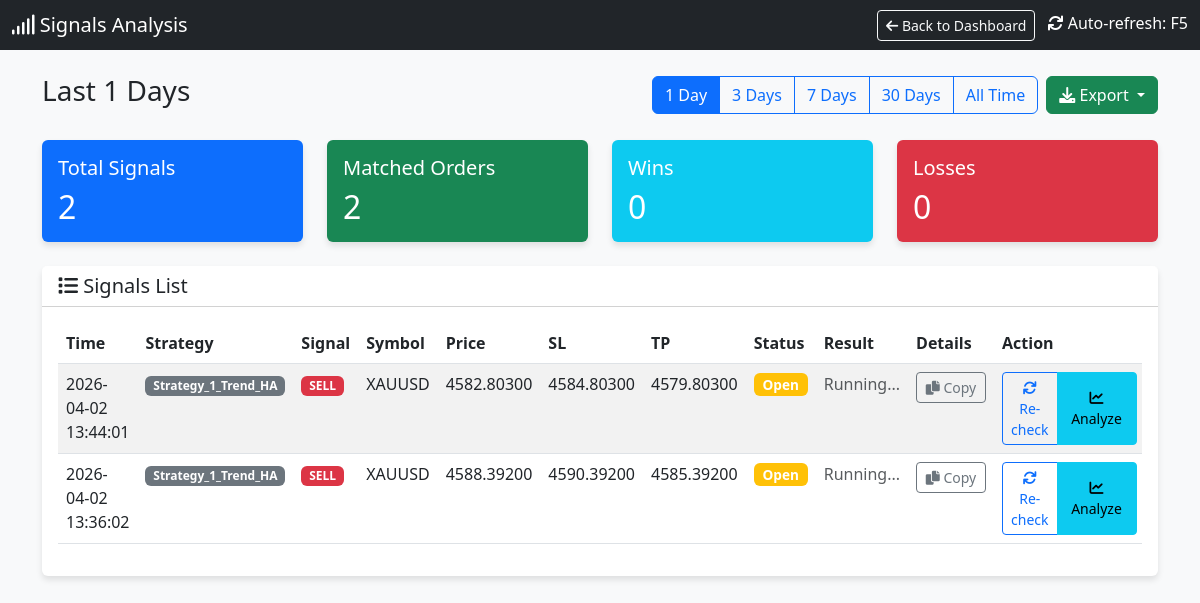
The page /signals?days=1 on the database its author committed.
### tables this page shows
CREATE TABLE signals (
                id INTEGER PRIMARY KEY AUTOINCREMENT,
                timestamp DATETIME DEFAULT CURRENT_TIMESTAMP,
                strategy_name TEXT,
                symbol TEXT,
                signal_type TEXT,
                price REAL,
                sl REAL,
                tp REAL,
                indicators TEXT,
                status TEXT,
                account_id INTEGER DEFAULT 0
            );

### dashboard.py (the view)
@app.route('/signals')
def signals_page():
    cur = get_db().cursor()
    days_param = request.args.get('days', '7')  # Default 7 days
    if days_param == "all":
        days = 36500
        filter_label = "All Time"
    else:
        try:
            days = int(days_param)
            filter_label = f"Last {days} Days"
        except:
            days = 7
            filter_label = "Last 7 Days"
    cutoff_date = datetime.now() - timedelta(days=days)
    cutoff_str = cutoff_date.strftime("%Y-%m-%d %H:%M:%S")
    cur.execute("SELECT * FROM signals WHERE timestamp >= ? ORDER BY timestamp DESC", (cutoff_str,))
    signals = cur.fetchall()
    signals_with_status = []
    for sig in signals:
        signal_dict = dict(sig)
        try:
            sig_timestamp = sig['timestamp']
            if isinstance(sig_timestamp, str):
                try:
                    sig_time = datetime.strptime(sig_timestamp, '%Y-%m-%d %H:%M:%S')
                except:
                    try:
                        sig_time = datetime.strptime(sig_timestamp, '%Y-%m-%d %H:%M:%S.%f')
                    except:
                        sig_time = datetime.fromisoformat(sig_timestamp.replace('Z', '+00:00'))
            else:
                sig_time = datetime.fromtimestamp(sig_timestamp)
            time_lower = (sig_time - timedelta(seconds=30)).strftime('%Y-%m-%d %H:%M:%S')
            time_upper = (sig_time + timedelta(seconds=30)).strftime('%Y-%m-%d %H:%M:%S')
        except Exception as e:
            time_lower = None
            time_upper = None
        matching_order = None
        if time_lower and time_upper:
            try:
                cur.execute("""
                    SELECT * FROM orders
                    WHERE strategy_name = ?
                    AND symbol = ?
                    AND order_type = ?
                    AND open_time BETWEEN ? AND ?
                    ORDER BY ABS(open_price - ?) ASC
                    LIMIT 1
                """, (sig['strategy_name'], sig['symbol'], sig['signal_type'], time_lower, time_upper, sig['price']))
                matching_order = cur.fetchone()
            except Exception as e:
                pass
        if matching_order:
            signal_dict['order_ticket'] = matching_order['ticket']
            signal_dict['order_profit'] = matching_order['profit']
            signal_dict['order_status'] = 'closed' if matching_order['profit'] is not None else 'open'
            signal_dict['has_order'] = True
        else:
            signal_dict['order_ticket'] = None
            signal_dict['order_profit'] = None
            signal_dict['order_status'] = 'not_found'
            signal_dict['has_order'] = False
        signals_with_status.append(signal_dict)
    total_signals = len(signals_with_status)
    matched_orders = len([s for s in signals_with_status if s['has_order']])
    wins = len([s for s in signals_with_status if s['has_order'] and s['order_profit'] is not None and s['order_profit'] > 0])
    losses = len([s for s in signals_with_status if s['has_order'] and s['order_profit'] is not None and s['order_profit'] < 0])
    cur.execute("SELECT DISTINCT strategy_name FROM orders ORDER BY strategy_name")
    strategies = [row['strategy_name'] for row in cur.fetchall()]
    return render_template('signals.html',
                         signals=signals_with_status,
                         total_signals=total_signals,
                         matched_orders=matched_orders,
                         wins=wins,
                         losses=losses,
                         current_filter=days_param,
                         filter_label=filter_label,
                         strategies=strategies)

### dashboard.py (called while the page is built)
def get_db():
    db = getattr(g, '_database', None)
    if db is None:
        db = g._database = sqlite3.connect(DB_PATH)
        db.row_factory = sqlite3.Row
    return db

@app.teardown_appcontext
def close_connection(exception):
    db = getattr(g, '_database', None)
    if db is not None:
        db.close()

def format_vn_time(value):
    if not value:
        return ""
    try:
        if isinstance(value, str):
            try:
                dt = datetime.strptime(value, "%Y-%m-%d %H:%M:%S")
            except ValueError:
                try:
                    dt = datetime.strptime(value, "%Y-%m-%d %H:%M:%S.%f")
                except ValueError:
                    dt = datetime.strptime(value, "%Y-%m-%d %H:%M")
        else:
            dt = value
        vn_time = dt + timedelta(hours=7)
        res = vn_time.strftime("%Y-%m-%d %H:%M:%S")
        return res
    except Exception as e:
        print(f"DEBUG: Error parsing '{value}': {e}")
        return value # Return original on error

### templates/signals.html (shortened to what this page needs)
<!DOCTYPE html>
<html lang="en">
<head>
    <link href="https://cdn.jsdelivr.net/npm/bootstrap@5.3.0/dist/css/bootstrap.min.css" rel="stylesheet">
    <link href="https://cdnjs.cloudflare.com/ajax/libs/font-awesome/6.0.0/css/all.min.css" rel="stylesheet">
</head>
<body>
    <nav class="navbar navbar-dark bg-dark mb-4">
        <div class="container-fluid">
            <span class="navbar-brand mb-0 h1"><i class="fas fa-signal"></i> Signals Analysis</span>
            <div>
                <a href="/" class="btn btn-outline-light btn-sm me-2">
                    <i class="fas fa-arrow-left"></i> Back to Dashboard
                </a>
                <span class="text-white"><i class="fas fa-sync"></i> Auto-refresh: F5</span>
            </div>
        </div>
    </nav>
    <div class="container mb-4">
        <div class="d-flex justify-content-between align-items-center">
            <h3>{{ filter_label }}</h3>
            <div class="d-flex gap-2">
                <div class="btn-group" role="group">
                    <a href="/signals?days=1" class="btn btn-outline-primary {% if current_filter == '1' %}active{% endif %}">1 Day</a>
                    <a href="/signals?days=3" class="btn btn-outline-primary {% if current_filter == '3' %}active{% endif %}">3 Days</a>
                    <a href="/signals?days=7" class="btn btn-outline-primary {% if current_filter == '7' %}active{% endif %}">7 Days</a>
                    <a href="/signals?days=30" class="btn btn-outline-primary {% if current_filter == '30' %}active{% endif %}">30 Days</a>
                    <a href="/signals?days=all" class="btn btn-outline-primary {% if current_filter == 'all' %}active{% endif %}">All Time</a>
                </div>
                <div class="btn-group" role="group">
                    <button type="button" class="btn btn-success dropdown-toggle" data-bs-toggle="dropdown" aria-expanded="false" title="Export to CSV">
                        <i class="fas fa-download"></i> Export
                    </button>
                </div>
            </div>
        </div>
    </div>
    <div class="container">
        <div class="row mb-4">
            <div class="col-md-3">
                <div class="card bg-primary text-white">
                    <div class="card-body">
                        <h5 class="card-title">Total Signals</h5>
                        <h2 class="card-text">{{ total_signals }}</h2>
                    </div>
                </div>
            </div>
            <div class="col-md-3">
                <div class="card bg-success text-white">
                    <div class="card-body">
                        <h5 class="card-title">Matched Orders</h5>
                        <h2 class="card-text">{{ matched_orders }}</h2>
                    </div>
                </div>
            </div>
            <div class="col-md-3">
                <div class="card bg-info text-white">
                    <div class="card-body">
                        <h5 class="card-title">Wins</h5>
                        <h2 class="card-text">{{ wins }}</h2>
                    </div>
                </div>
            </div>
            <div class="col-md-3">
                <div class="card bg-danger text-white">
                    <div class="card-body">
                        <h5 class="card-title">Losses</h5>
                        <h2 class="card-text">{{ losses }}</h2>
                    </div>
                </div>
            </div>
        </div>
        <div class="card">
            <div class="card-header bg-white">
                <h5 class="mb-0"><i class="fas fa-list"></i> Signals List</h5>
            </div>
            <div class="card-body">
                <div class="table-responsive">
                    <table class="table table-hover table-striped">
                        <thead>
                            <tr>
                                <th>Time</th>
                                <th>Strategy</th>
                                <th>Signal</th>
                                <th>Symbol</th>
                                <th>Price</th>
                                <th>SL</th>
                                <th>TP</th>
                                <th>Status</th>
                                <th>Result</th>
                                <th>Details</th>
                                <th>Action</th>
                            </tr>
                        </thead>
                        <tbody>
                            {% for sig in signals %}
                            <tr class="signal-row" id="signal-row-{{ sig.id }}">
                                <td>{{ sig.timestamp | to_vn_time }}</td>
                                <td><span class="badge bg-secondary">{{ sig.strategy_name }}</span></td>
                                <td>
                                    {% if sig.signal_type == 'BUY' %}
                                    <span class="badge badge-buy">BUY</span>
                                    {% else %}
                                    <span class="badge badge-sell">SELL</span>
                                    {% endif %}
                                </td>
                                <td>{{ sig.symbol }}</td>
                                <td>{{ "%.5f"|format(sig.price) }}</td>
                                <td>{{ "%.5f"|format(sig.sl) if sig.sl else '-' }}</td>
                                <td>{{ "%.5f"|format(sig.tp) if sig.tp else '-' }}</td>
                                <td id="status-{{ sig.id }}">
                                    {% if sig.has_order %}
                                        {% if sig.order_status == 'closed' %}
                                            <span class="badge bg-dark status-badge">Closed</span>
                                        {% else %}
                                            <span class="badge bg-warning status-badge">Open</span>
                                        {% endif %}
                                    {% else %}
                                        <span class="badge bg-secondary status-badge">Not Found</span>
                                    {% endif %}
                                </td>
                                <td id="result-{{ sig.id }}">
                                    {% if sig.has_order and sig.order_profit is not none %}
                                        <span class="{% if sig.order_profit >= 0 %}profit-pos{% else %}profit-neg{% endif %}">
                                            ${{ "%.2f"|format(sig.order_profit) }}
                                        </span>
                                        <br>
                                        <small class="text-muted">Ticket: {{ sig.order_ticket }}</small>
                                    {% elif sig.has_order %}
                                        <span class="text-muted">Running...</span>
                                    {% else %}
                                        <span class="text-muted">-</span>
                                    {% endif %}
                                </td>
                                <td id="details-{{ sig.id }}">
                                    <button class="btn btn-sm btn-outline-secondary copy-details-btn"
                                            data-signal-id="{{ sig.id }}"
                                            data-signal-data='{{ sig|tojson }}'
                                            title="Copy signal details">
                                        <i class="fas fa-copy"></i> Copy
                                    </button>
                                </td>
                                <td id="action-{{ sig.id }}">
                                    <div class="btn-group" role="group">
                                        {% if not sig.has_order %}
                                            <button class="btn btn-sm btn-primary check-mt5-btn" data-signal-id="{{ sig.id }}">
                                                <i class="fas fa-search"></i> Check MT5
                                            </button>
                                        {% else %}
                                            <button class="btn btn-sm btn-outline-primary check-mt5-btn" data-signal-id="{{ sig.id }}">
                                                <i class="fas fa-sync"></i> Re-check
                                            </button>
                                        {% endif %}
                                        <button class="btn btn-sm btn-info analyze-signal-btn" data-signal-id="{{ sig.id }}" title="Analyze signal">
                                            <i class="fas fa-chart-line"></i> Analyze
                                        </button>
                                    </div>
                                </td>
                            </tr>
                            {% endfor %}
                        </tbody>
                    </table>
                </div>
            </div>
        </div>
    </div>
</body>
</html>

### templates/signals.html (style rules this page uses)
body { background-color: #f8f9fa; }
.card { box-shadow: 0 4px 6px rgba(0, 0, 0, 0.1); border: none; }
.badge-sell { background-color: #dc3545; }
.status-badge { font-size: 0.85em; padding: 0.35em 0.65em; }
.signal-row { transition: background-color 0.2s; }
.copy-details-btn { min-width: 70px; }
.analyze-signal-btn { min-width: 80px; }

### rows shown on the page
signals: timestamp|to_vn_time "2026-04-02 13:44:01", strategy_name "Strategy_1_Trend_HA", symbol "XAUUSD", price "4582.80300", sl "4584.80300", tp "4579.80300"
signals: timestamp|to_vn_time "2026-04-02 13:36:02", strategy_name "Strategy_1_Trend_HA", symbol "XAUUSD", price "4588.39200", sl "4590.39200", tp "4585.39200"

### other values the page prints
{{ filter_label }} "Last 1 Days"
{{ total_signals }} "2"
{{ matched_orders }} "2"
{{ wins }} "0"
{{ losses }} "0"
